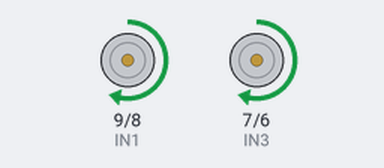
The sketch below on a simulated Arduino Uno, built with avr-gcc and run on an emulated ATmega328P. Parts: motor-driver pin pairs drawn as motors (green arrow = first pin HIGH = forward, orange = second pin HIGH = backward, longer = more drive, scaled by the enable pin).

Above: at 1.0 s.
At 3.0 s:
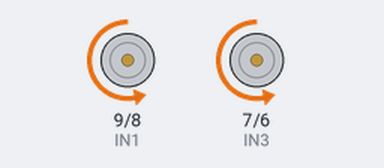
At 5.0 s:
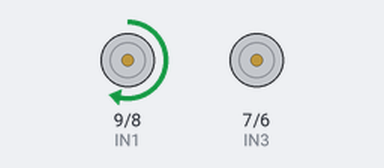
At 9.0 s:
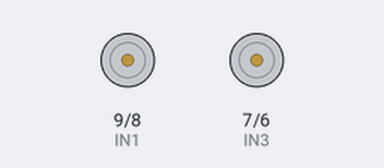
Timing chart, 0 to 13.0 s (numbered marks = the images above):
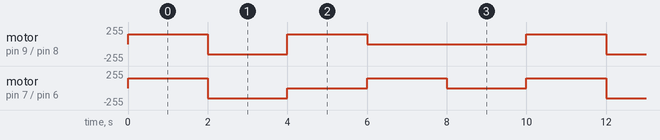

Measured:
- by itself, motor on pin 7 (IN3) / pin 6 (IN4): repeats every 10.0 s: backward 150/255 2.0 s, 2 × (stopped 2.0 s, forward 150/255 2.0 s)
- by itself, motor on pin 9 (IN1) / pin 8 (IN2): repeats every 10.0 s: backward 150/255 2.0 s, forward 150/255 2.0 s, stopped 4.0 s, forward 150/255 2.0 s

The sketch:

motor_driver.ino
```cpp
#define speedL 10
#define IN1 9
#define IN2 8
#define IN3 7
#define IN4 6
#define speedR 5
void setup()
{
Serial.begin (9600);
for(int i=5 ; i<=10 ; i++)
{
pinMode(i, OUTPUT);
}
}
void forword()
{
digitalWrite(IN1, HIGH);
digitalWrite(IN2, LOW);
digitalWrite(IN3, HIGH);
digitalWrite(IN4, LOW);
analogWrite(speedL,150);
analogWrite(speedR,150);
}
void backword()
{
digitalWrite(IN1, LOW);
digitalWrite(IN2, HIGH);
digitalWrite(IN3, LOW);
digitalWrite(IN4, HIGH);
analogWrite(speedL,150);
analogWrite(speedR,150);
}
void left()
{
digitalWrite(IN1, LOW);
digitalWrite(IN2, LOW);
digitalWrite(IN3, HIGH);
digitalWrite(IN4, LOW);
analogWrite(speedL,0);
analogWrite(speedR,150);
}
void right()
{
digitalWrite(IN1, HIGH);
digitalWrite(IN2, LOW);
digitalWrite(IN3, LOW);
digitalWrite(IN4, LOW);
analogWrite(speedL,150);
analogWrite(speedR,0);
}
void stopp() {
digitalWrite(IN1, LOW);
digitalWrite(IN2, LOW);
digitalWrite(IN3, LOW);
digitalWrite(IN4, LOW);
analogWrite(speedL,0);
analogWrite(speedR,0); }
void loop() {
forword(); delay(2000);
backword(); delay(2000);
right(); delay(2000);
left(); delay(2000);
stopp(); delay(2000);
}
```
